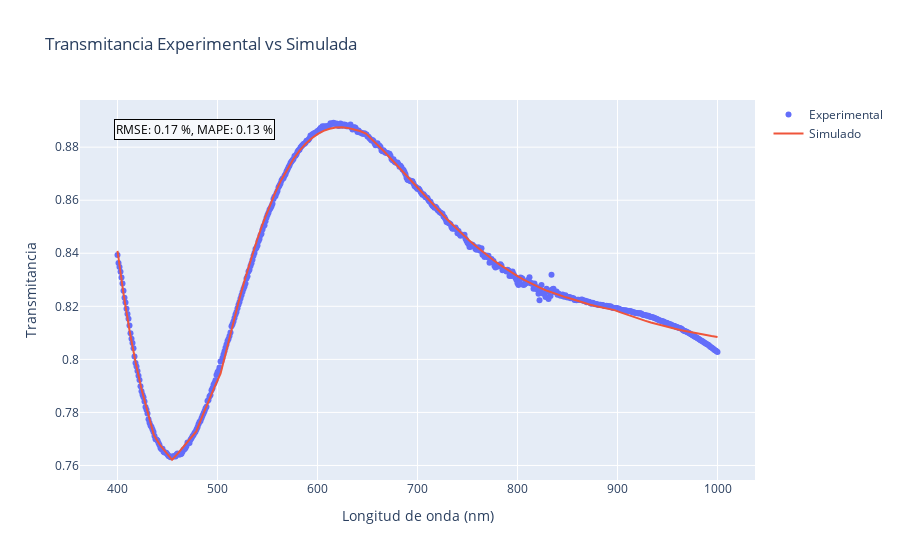
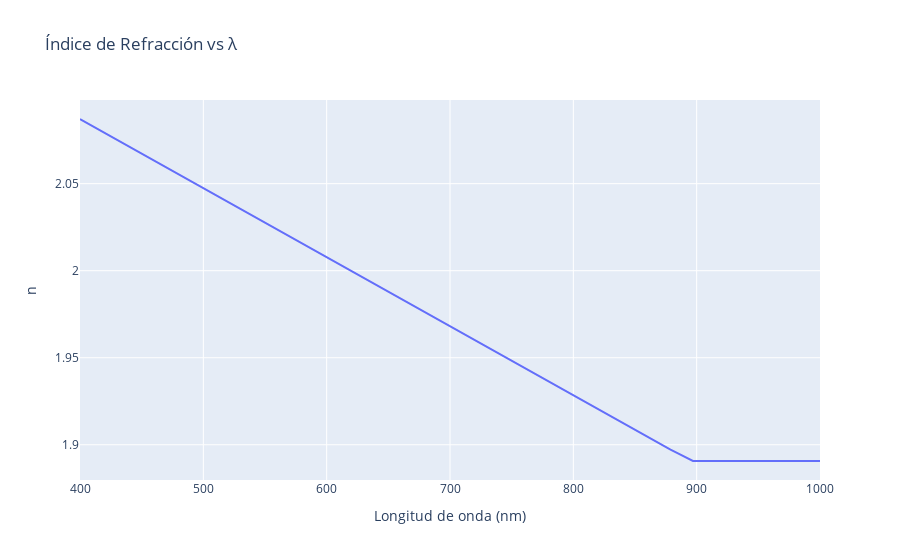
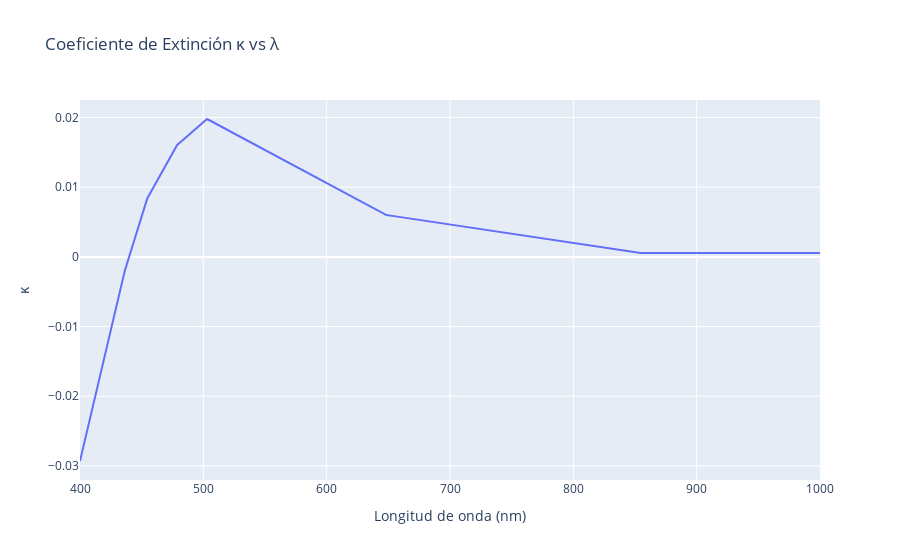
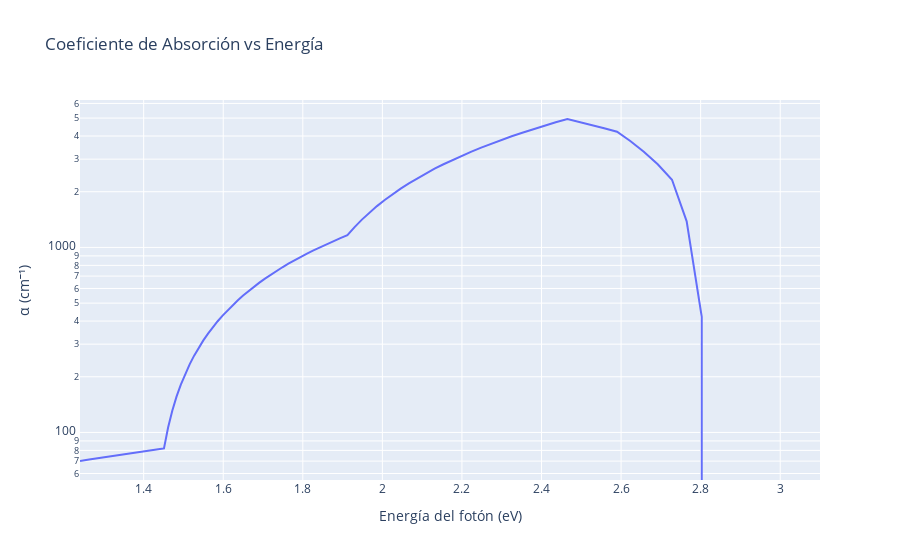

Source (notebook cell) for these figures, in order:
### Code cell
import numpy as np
import plotly.graph_objects as go
from scipy.interpolate import interp1d

# === Archivos ===
filename_sim = "ITO_data_curated-inf.txt"
filename_exp = "ITO_data_curated_400-1000.txt"

# === Detectar bloques de salida automáticamente ===
block1, block2 = [], []

with open(filename_sim, "r") as f:
    for line in f:
        try:
            vals = list(map(float, line.split()))
            if len(vals) == 3:       # λ, n, kappa
                block1.append(vals)
            elif len(vals) == 2:     # λ, T simulada
                block2.append(vals)
        except:
            continue

block1 = np.array(block1)
block2 = np.array(block2)

# === Extraer variables ===
lambda1, n, kappa = block1[:,0], block1[:,1], block1[:,2]
lambda2, T_sim = block2[:,0], block2[:,1]

# === Cargar datos experimentales ===
exp_data = np.loadtxt(filename_exp, skiprows=1)
lambda_exp, T_exp = exp_data[:,0], exp_data[:,1]

# === Interpolación de T_sim a puntos experimentales ===
interp_T = interp1d(lambda2, T_sim, kind='linear', fill_value="extrapolate")
T_sim_interp = interp_T(lambda_exp)

# === Calcular errores ===
rel_error = np.sqrt(np.mean((T_sim_interp - T_exp)**2)) / np.mean(T_exp)
percent_error_rmse = rel_error * 100
abs_percent_error = np.mean(np.abs(T_sim_interp - T_exp)/T_exp) * 100

print(f"Error relativo cuadrático promedio (RMSE): {percent_error_rmse:.2f} %")
print(f"Desviación porcentual promedio (MAPE): {abs_percent_error:.2f} %")

# === Calcular α vs Energía ===
h_c = 1240  # eV·nm
E = h_c / lambda1
alpha = 4 * np.pi * kappa / (lambda1 * 1e-7)  # cm^-1

# === Función para guardar solo HTML ===
def save_plot_html(fig, fname_base):
    fig.write_html(f"{fname_base}.html")
    fig.show()

# === 1. Transmitancia con errores en la gráfica ===
fig1 = go.Figure()
fig1.add_trace(go.Scatter(x=lambda_exp, y=T_exp, mode="markers", name="Experimental"))
fig1.add_trace(go.Scatter(x=lambda2, y=T_sim, mode="lines", name="Simulado"))
fig1.add_annotation(
    text=f"RMSE: {percent_error_rmse:.2f} %, MAPE: {abs_percent_error:.2f} %",
    xref="paper", yref="paper",
    x=0.05, y=0.95, showarrow=False,
    font=dict(size=12, color="black"),
    bgcolor="rgba(255,255,255,0.7)",
    bordercolor="black",
    borderwidth=1
)
fig1.update_layout(title="Transmitancia Experimental vs Simulada",
                   xaxis_title="Longitud de onda (nm)",
                   yaxis_title="Transmitancia")
save_plot_html(fig1, "T_exp_vs_sim")

# === 2. Índice de refracción n vs λ ===
fig2 = go.Figure()
fig2.add_trace(go.Scatter(x=lambda1, y=n, mode="lines", name="n"))
fig2.update_layout(title="Índice de Refracción vs λ",
                   xaxis_title="Longitud de onda (nm)",
                   yaxis_title="n")
save_plot_html(fig2, "n_vs_lambda")

# === 3. κ vs λ ===
fig3 = go.Figure()
fig3.add_trace(go.Scatter(x=lambda1, y=kappa, mode="lines", name="κ"))
fig3.update_layout(title="Coeficiente de Extinción κ vs λ",
                   xaxis_title="Longitud de onda (nm)",
                   yaxis_title="κ")
save_plot_html(fig3, "kappa_vs_lambda")

# === 4. Coeficiente de absorción α vs Energía ===
fig4 = go.Figure()
fig4.add_trace(go.Scatter(x=E, y=alpha, mode="lines", name="α"))
fig4.update_yaxes(type="log")
fig4.update_layout(title="Coeficiente de Absorción vs Energía",
                   xaxis_title="Energía del fotón (eV)",
                   yaxis_title="α (cm⁻¹)")
save_plot_html(fig4, "alpha_vs_energy")

print("Gráficas guardadas como HTML con errores incluidos")

### Figure 1 — Plotly figure (JSON) as saved in the notebook; plotly's stock layout.template omitted (floating-point values rounded to 4 significant figures; data arrays with more than 128 entries replaced by an {"elided": "..."} marker saying what was removed)
{"data": [{"mode": "markers", "name": "Experimental", "type": "scatter", "x": {"elided": "601 int values"}, "y": {"elided": "601 float values"}}, {"mode": "lines", "name": "Simulado", "type": "scatter", "x": [400, 406.1, 412.1, 418.2, 424.2, 430.3, 436.4, 442.4, 448.5, 454.5, 460.6, 466.7, 472.7, 478.8, 484.8, 490.9, 497.0, 503.0, 509.1, 515.2, 521.2, 527.3, 533.3, 539.4, 545.5, 551.5, 557.6, 563.6, 569.7, 575.8, 581.8, 587.9, 593.9, 600, 606.1, 612.1, 618.2, 624.2, 630.3, 636.4, 642.4, 648.5, 654.5, 660.6, 666.7, 672.7, 678.8, 684.8, 690.9, 697.0, 703.0, 709.1, 715.2, 721.2, 727.3, 733.3, 739.4, 745.5, 751.5, 757.6, 763.6, 769.7, 775.8, 781.8, 787.9, 793.9, 800, 806.1, 812.1, 818.2, 824.2, 830.3, 836.4, 842.4, 848.5, 854.5, 860.6, 866.7, 872.7, 878.8, 884.8, 890.9, 897.0, 903.0, 909.1, 915.2, 921.2, 927.3, 933.3, 939.4, 945.5, 951.5, 957.6, 963.6, 969.7, 975.8, 981.8, 987.9, 993.9, 1000], "y": [0.8409, 0.8246, 0.8107, 0.7987, 0.7884, 0.7794, 0.7715, 0.7678, 0.7647, 0.7621, 0.7646, 0.7673, 0.7701, 0.7728, 0.7786, 0.7842, 0.7895, 0.7946, 0.8041, 0.8132, 0.8218, 0.83, 0.8377, 0.8448, 0.8514, 0.8574, 0.8628, 0.8676, 0.8718, 0.8754, 0.8786, 0.8812, 0.8833, 0.8849, 0.8861, 0.8869, 0.8874, 0.8875, 0.8873, 0.8868, 0.8861, 0.8851, 0.883, 0.8807, 0.8784, 0.8759, 0.8735, 0.8709, 0.8684, 0.8659, 0.8634, 0.8609, 0.8584, 0.856, 0.8537, 0.8514, 0.8492, 0.847, 0.8449, 0.8429, 0.841, 0.8392, 0.8375, 0.8358, 0.8342, 0.8328, 0.8314, 0.8301, 0.8289, 0.8277, 0.8267, 0.8258, 0.8249, 0.8241, 0.8234, 0.8228, 0.822, 0.8212, 0.8206, 0.82, 0.8195, 0.819, 0.8186, 0.8177, 0.8169, 0.8161, 0.8153, 0.8146, 0.8139, 0.8133, 0.8127, 0.8121, 0.8115, 0.811, 0.8105, 0.81, 0.8096, 0.8092, 0.8088, 0.8085]}], "layout": {"annotations": [{"bgcolor": "rgba(255,255,255,0.7)", "bordercolor": "black", "borderwidth": 1, "font": {"color": "black", "size": 12}, "showarrow": false, "text": "RMSE: 0.17 %, MAPE: 0.13 %", "x": 0.05, "xref": "paper", "y": 0.95, "yref": "paper"}], "title": {"text": "Transmitancia Experimental vs Simulada"}, "xaxis": {"title": {"text": "Longitud de onda (nm)"}}, "yaxis": {"title": {"text": "Transmitancia"}}}}

### Figure 2 — Plotly figure (JSON) as saved in the notebook; plotly's stock layout.template omitted (floating-point values rounded to 4 significant figures)
{"data": [{"mode": "lines", "name": "n", "type": "scatter", "x": [400, 406.1, 412.1, 418.2, 424.2, 430.3, 436.4, 442.4, 448.5, 454.5, 460.6, 466.7, 472.7, 478.8, 484.8, 490.9, 497.0, 503.0, 509.1, 515.2, 521.2, 527.3, 533.3, 539.4, 545.5, 551.5, 557.6, 563.6, 569.7, 575.8, 581.8, 587.9, 593.9, 600, 606.1, 612.1, 618.2, 624.2, 630.3, 636.4, 642.4, 648.5, 654.5, 660.6, 666.7, 672.7, 678.8, 684.8, 690.9, 697.0, 703.0, 709.1, 715.2, 721.2, 727.3, 733.3, 739.4, 745.5, 751.5, 757.6, 763.6, 769.7, 775.8, 781.8, 787.9, 793.9, 800, 806.1, 812.1, 818.2, 824.2, 830.3, 836.4, 842.4, 848.5, 854.5, 860.6, 866.7, 872.7, 878.8, 884.8, 890.9, 897.0, 903.0, 909.1, 915.2, 921.2, 927.3, 933.3, 939.4, 945.5, 951.5, 957.6, 963.6, 969.7, 975.8, 981.8, 987.9, 993.9, 1000], "y": [2.087, 2.085, 2.082, 2.08, 2.078, 2.075, 2.073, 2.07, 2.068, 2.066, 2.063, 2.061, 2.058, 2.056, 2.053, 2.051, 2.049, 2.046, 2.044, 2.041, 2.039, 2.037, 2.034, 2.032, 2.029, 2.027, 2.025, 2.022, 2.02, 2.017, 2.015, 2.013, 2.01, 2.008, 2.005, 2.003, 2.001, 1.998, 1.996, 1.993, 1.991, 1.989, 1.986, 1.984, 1.981, 1.979, 1.977, 1.974, 1.972, 1.969, 1.967, 1.965, 1.962, 1.96, 1.957, 1.955, 1.953, 1.95, 1.948, 1.945, 1.943, 1.94, 1.938, 1.936, 1.933, 1.931, 1.928, 1.926, 1.924, 1.921, 1.919, 1.916, 1.914, 1.912, 1.909, 1.907, 1.904, 1.902, 1.9, 1.897, 1.895, 1.893, 1.891, 1.891, 1.891, 1.891, 1.891, 1.891, 1.891, 1.891, 1.891, 1.891, 1.891, 1.891, 1.891, 1.891, 1.891, 1.891, 1.891, 1.891]}], "layout": {"title": {"text": "Índice de Refracción vs λ"}, "xaxis": {"title": {"text": "Longitud de onda (nm)"}}, "yaxis": {"title": {"text": "n"}}}}

### Figure 3 — Plotly figure (JSON) as saved in the notebook; plotly's stock layout.template omitted (floating-point values rounded to 4 significant figures)
{"data": [{"mode": "lines", "name": "κ", "type": "scatter", "x": [400, 406.1, 412.1, 418.2, 424.2, 430.3, 436.4, 442.4, 448.5, 454.5, 460.6, 466.7, 472.7, 478.8, 484.8, 490.9, 497.0, 503.0, 509.1, 515.2, 521.2, 527.3, 533.3, 539.4, 545.5, 551.5, 557.6, 563.6, 569.7, 575.8, 581.8, 587.9, 593.9, 600, 606.1, 612.1, 618.2, 624.2, 630.3, 636.4, 642.4, 648.5, 654.5, 660.6, 666.7, 672.7, 678.8, 684.8, 690.9, 697.0, 703.0, 709.1, 715.2, 721.2, 727.3, 733.3, 739.4, 745.5, 751.5, 757.6, 763.6, 769.7, 775.8, 781.8, 787.9, 793.9, 800, 806.1, 812.1, 818.2, 824.2, 830.3, 836.4, 842.4, 848.5, 854.5, 860.6, 866.7, 872.7, 878.8, 884.8, 890.9, 897.0, 903.0, 909.1, 915.2, 921.2, 927.3, 933.3, 939.4, 945.5, 951.5, 957.6, 963.6, 969.7, 975.8, 981.8, 987.9, 993.9, 1000], "y": [-0.02929, -0.02474, -0.02019, -0.01563, -0.01108, -0.006525, -0.001971, 0.001484, 0.004939, 0.008393, 0.01031, 0.01223, 0.01415, 0.01607, 0.017, 0.01793, 0.01886, 0.01979, 0.01922, 0.01864, 0.01807, 0.0175, 0.01692, 0.01635, 0.01577, 0.0152, 0.01463, 0.01405, 0.01348, 0.0129, 0.01233, 0.01175, 0.01118, 0.01061, 0.01003, 0.009457, 0.008883, 0.008309, 0.007734, 0.00716, 0.006586, 0.006012, 0.005851, 0.005691, 0.005531, 0.00537, 0.00521, 0.005049, 0.004889, 0.004729, 0.004568, 0.004408, 0.004247, 0.004087, 0.003926, 0.003766, 0.003606, 0.003445, 0.003285, 0.003124, 0.002964, 0.002804, 0.002643, 0.002483, 0.002322, 0.002162, 0.002002, 0.001841, 0.001681, 0.00152, 0.00136, 0.001199, 0.001039, 0.0008786, 0.0007182, 0.0005578, 0.0005578, 0.0005578, 0.0005578, 0.0005578, 0.0005578, 0.0005578, 0.0005578, 0.0005578, 0.0005578, 0.0005578, 0.0005578, 0.0005578, 0.0005578, 0.0005578, 0.0005578, 0.0005578, 0.0005578, 0.0005578, 0.0005578, 0.0005578, 0.0005578, 0.0005578, 0.0005578, 0.0005578]}], "layout": {"title": {"text": "Coeficiente de Extinción κ vs λ"}, "xaxis": {"title": {"text": "Longitud de onda (nm)"}}, "yaxis": {"title": {"text": "κ"}}}}

### Figure 4 — Plotly figure (JSON) as saved in the notebook; plotly's stock layout.template omitted (floating-point values rounded to 4 significant figures)
{"data": [{"mode": "lines", "name": "α", "type": "scatter", "x": [3.1, 3.054, 3.009, 2.965, 2.923, 2.882, 2.842, 2.803, 2.765, 2.728, 2.692, 2.657, 2.623, 2.59, 2.557, 2.526, 2.495, 2.465, 2.436, 2.407, 2.379, 2.352, 2.325, 2.299, 2.273, 2.248, 2.224, 2.2, 2.177, 2.154, 2.131, 2.109, 2.088, 2.067, 2.046, 2.026, 2.006, 1.986, 1.967, 1.949, 1.93, 1.912, 1.894, 1.877, 1.86, 1.843, 1.827, 1.811, 1.795, 1.779, 1.764, 1.749, 1.734, 1.719, 1.705, 1.691, 1.677, 1.663, 1.65, 1.637, 1.624, 1.611, 1.598, 1.586, 1.574, 1.562, 1.55, 1.538, 1.527, 1.516, 1.504, 1.493, 1.483, 1.472, 1.461, 1.451, 1.441, 1.431, 1.421, 1.411, 1.401, 1.392, 1.382, 1.373, 1.364, 1.355, 1.346, 1.337, 1.329, 1.32, 1.312, 1.303, 1.295, 1.287, 1.279, 1.271, 1.263, 1.255, 1.248, 1.24], "y": [-9203.0, -7657.0, -6155.0, -4698.0, -3282.0, -1905.0, -567.5, 421.5, 1384.0, 2320.0, 2814.0, 3294.0, 3762.0, 4218.0, 4407.0, 4590.0, 4770.0, 4945.0, 4744.0, 4548.0, 4357.0, 4170.0, 3987.0, 3809.0, 3634.0, 3463.0, 3296.0, 3133.0, 2973.0, 2816.0, 2663.0, 2513.0, 2365.0, 2221.0, 2080.0, 1941.0, 1806.0, 1673.0, 1542.0, 1414.0, 1288.0, 1165.0, 1123.0, 1083.0, 1042.0, 1003.0, 964.5, 926.5, 889.2, 852.6, 816.5, 781.1, 746.3, 712.1, 678.4, 645.3, 612.8, 580.8, 549.3, 518.3, 487.8, 457.7, 428.2, 399.1, 370.4, 342.2, 314.4, 287.0, 260.1, 233.5, 207.3, 181.5, 156.1, 131.1, 106.4, 82.03, 81.45, 80.88, 80.32, 79.76, 79.22, 78.68, 78.15, 77.62, 77.1, 76.59, 76.09, 75.59, 75.1, 74.62, 74.14, 73.67, 73.2, 72.74, 72.29, 71.84, 71.39, 70.96, 70.52, 70.1]}], "layout": {"title": {"text": "Coeficiente de Absorción vs Energía"}, "xaxis": {"title": {"text": "Energía del fotón (eV)"}}, "yaxis": {"title": {"text": "α (cm⁻¹)"}, "type": "log"}}}
